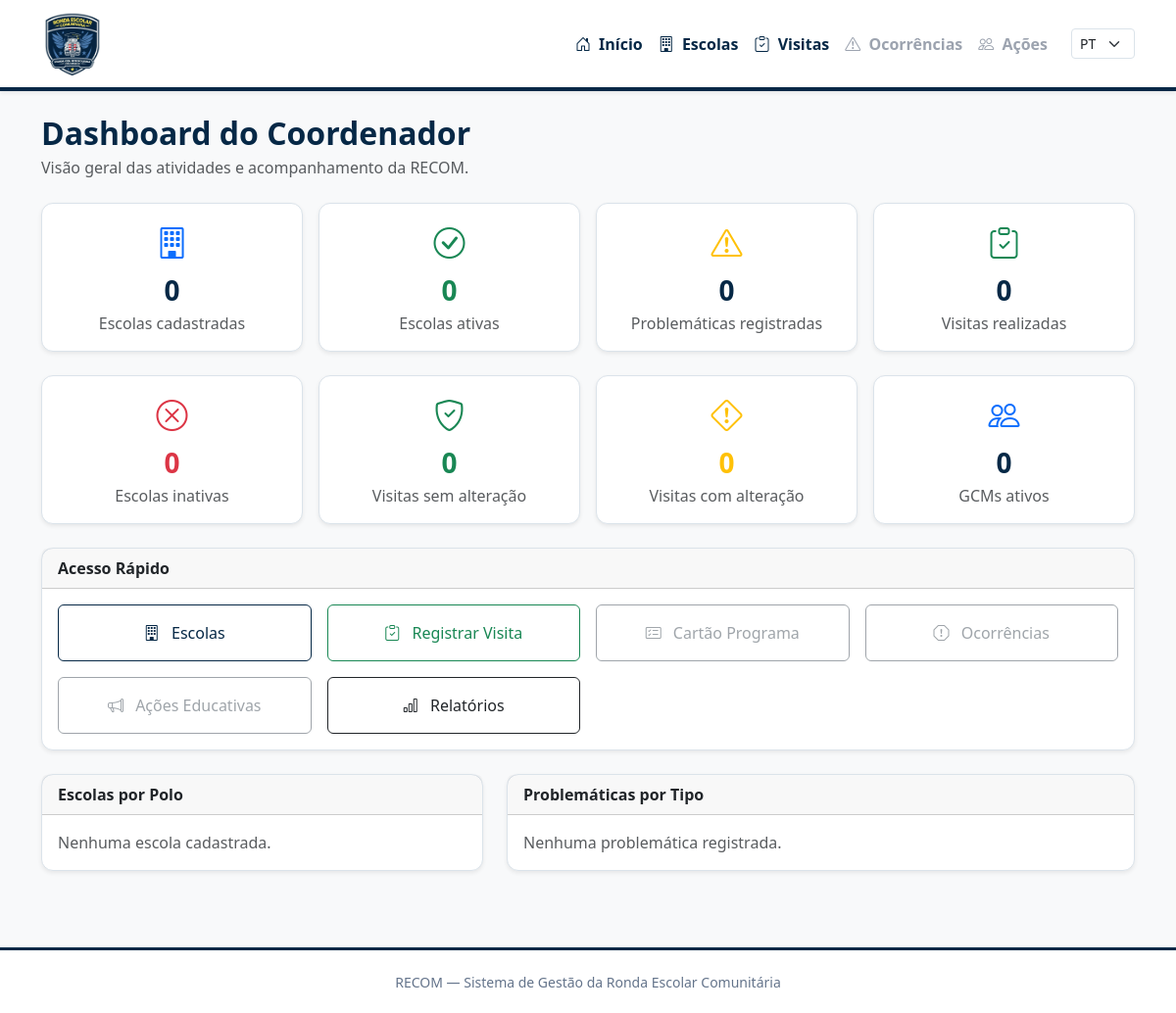
Before: /dashboard/coordenador/ with the older database file.
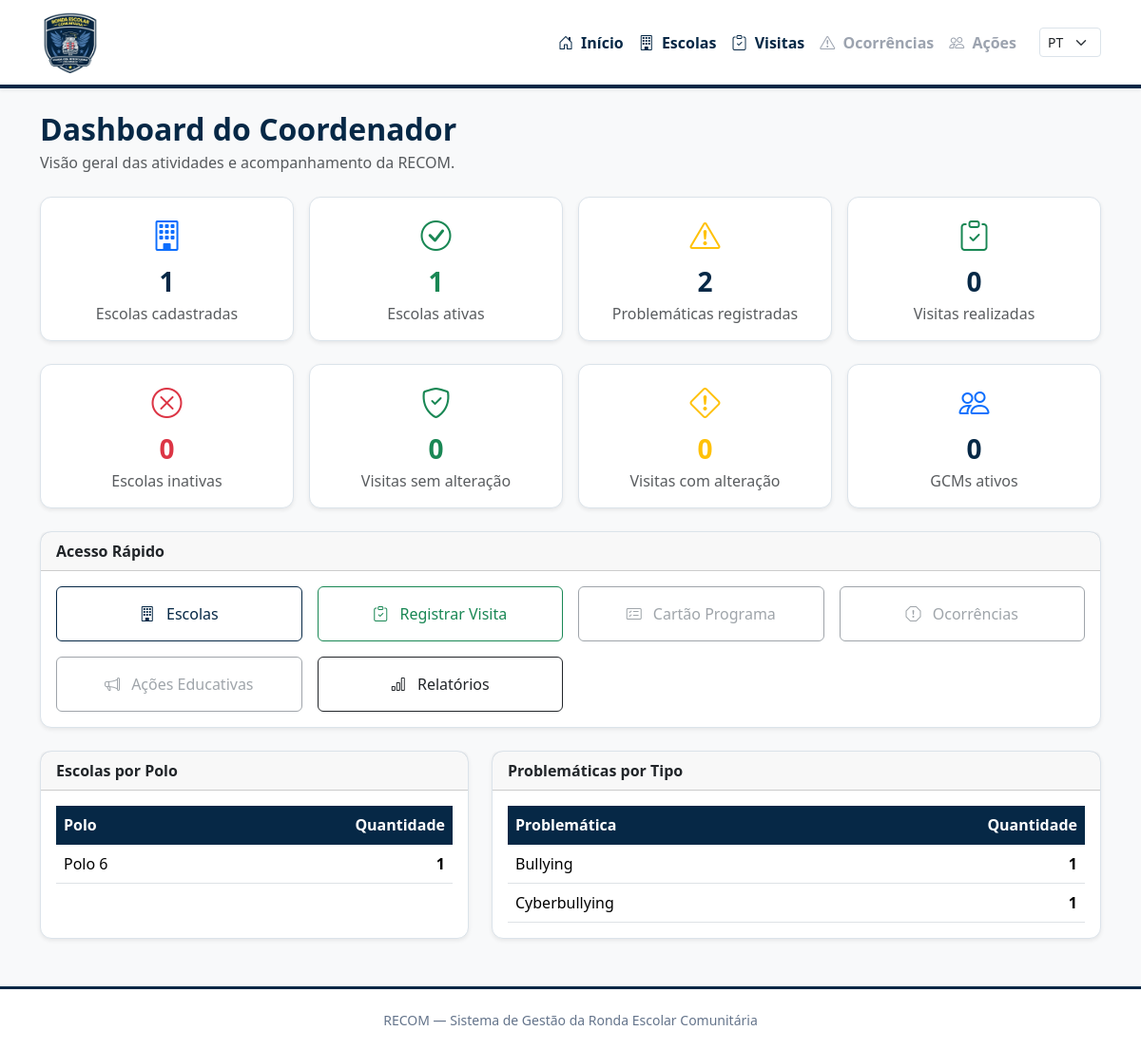
After: the same page with the newer database file.
### escolas/models.py (models this page shows, shortened)
class TipoProblematica(models.Model):
    nome = models.CharField(
        max_length=150,
        unique=True
    )
    descricao = models.TextField(
        blank=True
    )
    ativa = models.BooleanField(
        default=True
    )
    criado_em = models.DateTimeField(
        auto_now_add=True
    )
    atualizado_em = models.DateTimeField(
        auto_now=True
    )
    class Meta:
        ordering = ["nome"]
        verbose_name = "Tipo de problemática"
        verbose_name_plural = "Tipos de problemáticas"

### core/views.py (the view)
def dashboard_coordenador(request):
    total_escolas = Escola.objects.count()
    escolas_ativas = Escola.objects.filter(
        ativa=True
    ).count()
    escolas_inativas = Escola.objects.filter(
        ativa=False
    ).count()
    total_problematicas = EscolaProblematica.objects.count()
    total_visitas = RondaVisita.objects.count()
    visitas_sem_alteracao = RondaVisita.objects.filter(
        situacao="SEM_ALTERACAO"
    ).count()
    visitas_com_alteracao = RondaVisita.objects.filter(
        situacao="COM_ALTERACAO"
    ).count()
    total_gcms = Usuario.objects.filter(
        perfil="GCM",
        ativo=True
    ).count()
    total_mediadores = Usuario.objects.filter(
        perfil="MEDIADOR",
        ativo=True
    ).count()
    escolas_por_polo = (
        Escola.objects
        .filter(
            ativa=True
        )
        .values(
            "polo"
        )
        .annotate(
            total=Count("id")
        )
        .order_by(
            "polo"
        )
    )
    problematicas_por_tipo = (
        EscolaProblematica.objects
        .values(
            "tipo_problematica__nome"
        )
        .annotate(
            total=Count("id")
        )
        .order_by(
            "-total",
            "tipo_problematica__nome"
        )
    )
    contexto = {
        "total_escolas": total_escolas,
        "escolas_ativas": escolas_ativas,
        "escolas_inativas": escolas_inativas,
        "total_problematicas": total_problematicas,
        "total_visitas": total_visitas,
        "visitas_sem_alteracao": visitas_sem_alteracao,
        "visitas_com_alteracao": visitas_com_alteracao,
        "total_gcms": total_gcms,
        "total_mediadores": total_mediadores,
        "escolas_por_polo": escolas_por_polo,
        "problematicas_por_tipo": problematicas_por_tipo,
    }
    return render(
        request,
        "dashboard/coordenador.html",
        contexto
    )

### templates/dashboard/coordenador.html (shortened to what the changed rows need)
{% extends "base.html" %}
{% block content %}
<div class="container mt-4 mb-5">
    <div class="d-flex justify-content-between align-items-center mb-4">
        <div>
            <h2 class="mb-1">
                Dashboard do Coordenador
            </h2>
        </div>
    </div>
    <div class="row g-3 mb-4">
        <div class="col-md-6 col-lg-3">
            <div class="card shadow-sm h-100">
                <div class="card-body text-center">
                    <div class="mb-2">
                        <i class="bi bi-building fs-2 text-primary"></i>
                    </div>
                    <h3 class="mb-1">
                        {{ total_escolas }}
                    </h3>
                    <p class="text-muted mb-0">
                        Escolas cadastradas
                    </p>
                </div>
            </div>
        </div>
        <div class="col-md-6 col-lg-3">
            <div class="card shadow-sm h-100">
                <div class="card-body text-center">
                    <div class="mb-2">
                        <i class="bi bi-check-circle fs-2 text-success"></i>
                    </div>
                    <h3 class="mb-1 text-success">
                        {{ escolas_ativas }}
                    </h3>
                    <p class="text-muted mb-0">
                        Escolas ativas
                    </p>
                </div>
            </div>
        </div>
        <div class="col-md-6 col-lg-3">
            <div class="card shadow-sm h-100">
                <div class="card-body text-center">
                    <div class="mb-2">
                        <i class="bi bi-exclamation-triangle fs-2 text-warning"></i>
                    </div>
                    <h3 class="mb-1">
                        {{ total_problematicas }}
                    </h3>
                    <p class="text-muted mb-0">
                        Problemáticas registradas
                    </p>
                </div>
            </div>
        </div>
    </div>
    <div class="row g-4">
        <div class="col-lg-5">
            <div class="card shadow-sm h-100">
                <div class="card-body">
                    {% if escolas_por_polo %}
                        <div class="table-responsive">
                            <table class="table table-hover align-middle mb-0">
                                <thead>
                                    <tr>
                                        <th>Polo</th>
                                        <th class="text-end">
                                            Quantidade
                                        </th>
                                    </tr>
                                </thead>
                                <tbody>
                                    {% for item in escolas_por_polo %}
                                        <tr>
                                            <td>
                                                Polo {{ item.polo }}
                                            </td>
                                            <td class="text-end">
                                                <strong>
                                                    {{ item.total }}
                                                </strong>
                                            </td>
                                        </tr>
                                    {% endfor %}
                                </tbody>
                            </table>
                        </div>
                    {% else %}
                        <p class="text-muted mb-0">
                            Nenhuma escola cadastrada.
                        </p>
                    {% endif %}
                </div>
            </div>
        </div>
        <div class="col-lg-7">
            <div class="card shadow-sm h-100">
                <div class="card-body">
                    {% if problematicas_por_tipo %}
                        <div class="table-responsive">
                            <table class="table table-hover align-middle mb-0">
                                <thead>
                                    <tr>
                                        <th>
                                            Problemática
                                        </th>
                                        <th class="text-end">
                                            Quantidade
                                        </th>
                                    </tr>
                                </thead>
                                <tbody>
                                    {% for item in problematicas_por_tipo %}
                                        <tr>
                                            <td>
                                                {{ item.tipo_problematica__nome }}
                                            </td>
                                            <td class="text-end">
                                                <strong>
                                                    {{ item.total }}
                                                </strong>
                                            </td>
                                        </tr>
                                    {% endfor %}
                                </tbody>
                            </table>
                        </div>
                    {% else %}
                        <p class="text-muted mb-0">
                            Nenhuma problemática registrada.
                        </p>
                    {% endif %}
                </div>
            </div>
        </div>
    </div>
</div>
{% endblock %}

Changed rows visible on the page:
added TipoProblematica: tipo_problematica__nome "Bullying", total "1"
added TipoProblematica: tipo_problematica__nome "Cyberbullying", total "1"
Other visible differences:
{{ total_escolas }}: "0" → "1"
{{ escolas_ativas }}: "0" → "1"
{{ total_problematicas }}: "0" → "2"
text no longer shown: "Nenhuma escola cadastrada. Nenhuma problemática registrada."
text now shown: "Polo Quantidade Problemática Quantidade"
new list line: "Polo 6 1"
